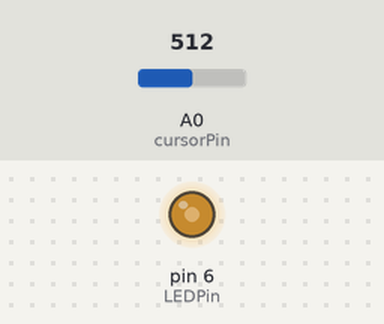
The sketch below on a simulated Arduino Uno, built with avr-gcc and run on an emulated ATmega328P. Shown: output pins drawn as LEDs (lit = HIGH). The test bench sets the inputs (shaded band); at power-on: A0 (cursorPin) = 512.

Above: at 1.2 s.
1.3 s: A0 (cursorPin) set to 716
At 2.5 s:
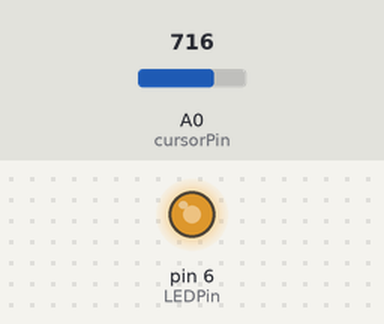
2.8 s: A0 (cursorPin) set to 900
At 3.6 s:
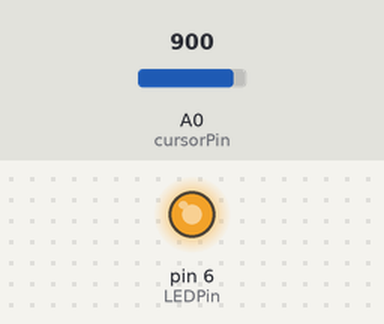
4.3 s: A0 (cursorPin) set to 122
At 4.7 s:
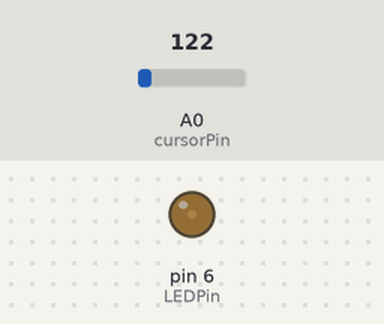
5.8 s: A0 (cursorPin) set to 0
At 7.1 s:
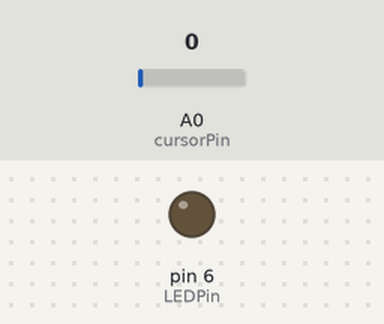
Timing chart, 0 to 8.3 s (numbered marks = the images above; inputs shaded):
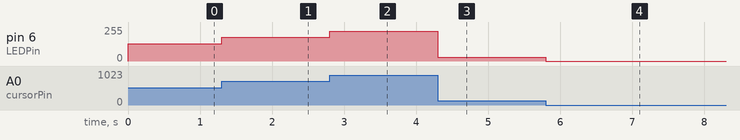

The sketch:

sketch_dimmer_led.ino
```cpp
//Sketch para controlar el dimmer de un LED con un potenciómetro(resistencia variable)
//variando la corriente que circula por la resistencia de 220k que está conectada al LED

  int cursorPin = A0; //setea el pin A0 conectado al potenciómetro
  int cursorValue = 0;  //variable para el value digital del potenciómetro
  int LEDPin = 6; //pin de salida para el LED

void setup() {

  // put your setup code here, to run once:
  pinMode(LEDPin, OUTPUT);

}

void loop() {
  // put your main code here, to run repeatedly:
  cursorValue = analogRead(cursorPin); // lee el valor del potenciómetro y lo guarda

  // señal de salida digital PWM para el LED
    //el potenciómetro genera una entrada desde 0 hasta 1023 pero el LED soporta desde 0 hasta 255
    //por eso dividimos por 4
  analogWrite(LEDPin, cursorValue/4);
}
```

Measured:
- after the input at 1.3 s, pin 6 (LEDPin): 128/255 → 179/255 at once
- after the input at 2.8 s, pin 6 (LEDPin): 179/255 → 225/255 at once
- after the input at 4.3 s, pin 6 (LEDPin): 225/255 → 30/255 at once
- after the input at 5.8 s, pin 6 (LEDPin): 30/255 → 0/255 at once
